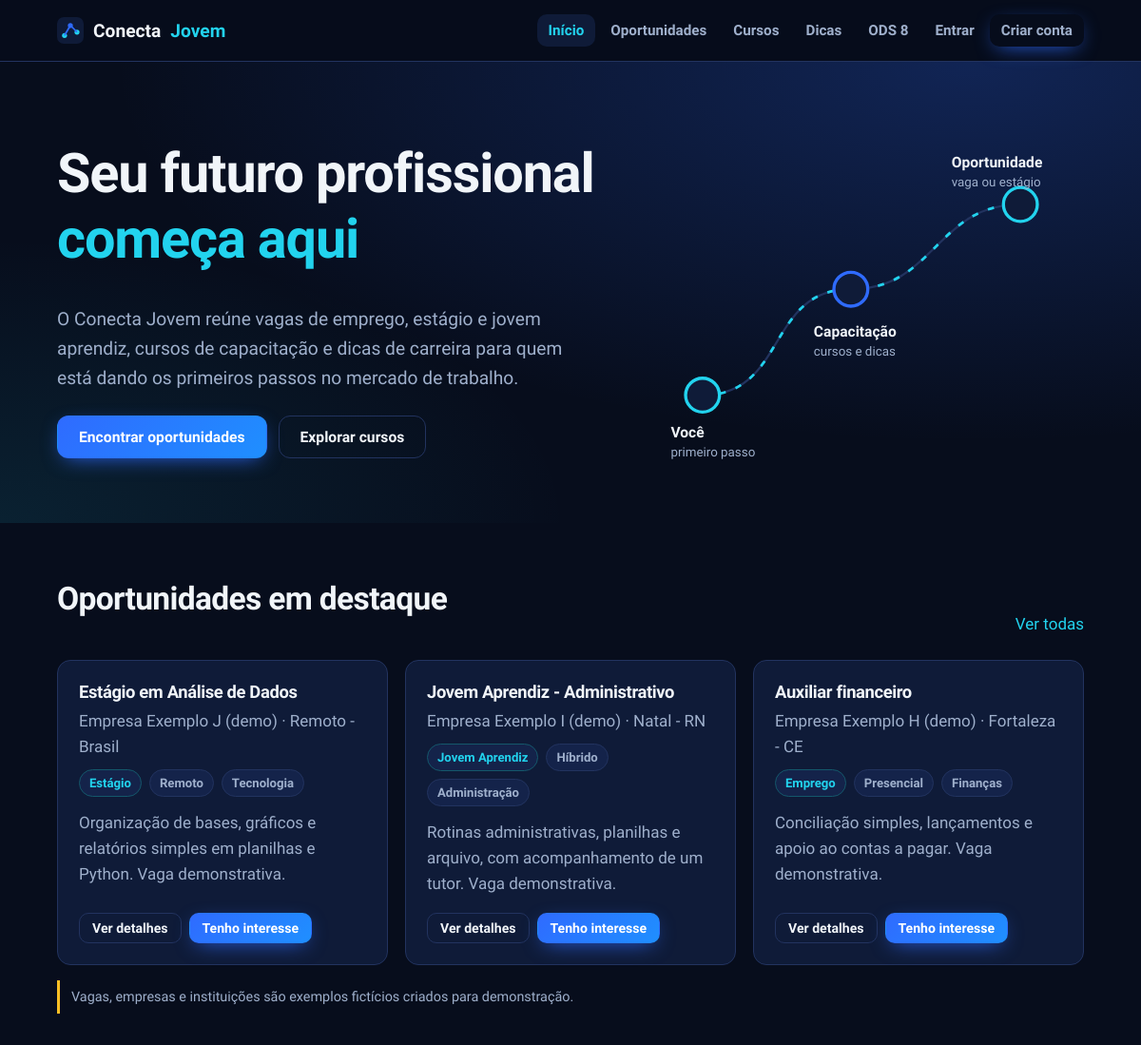
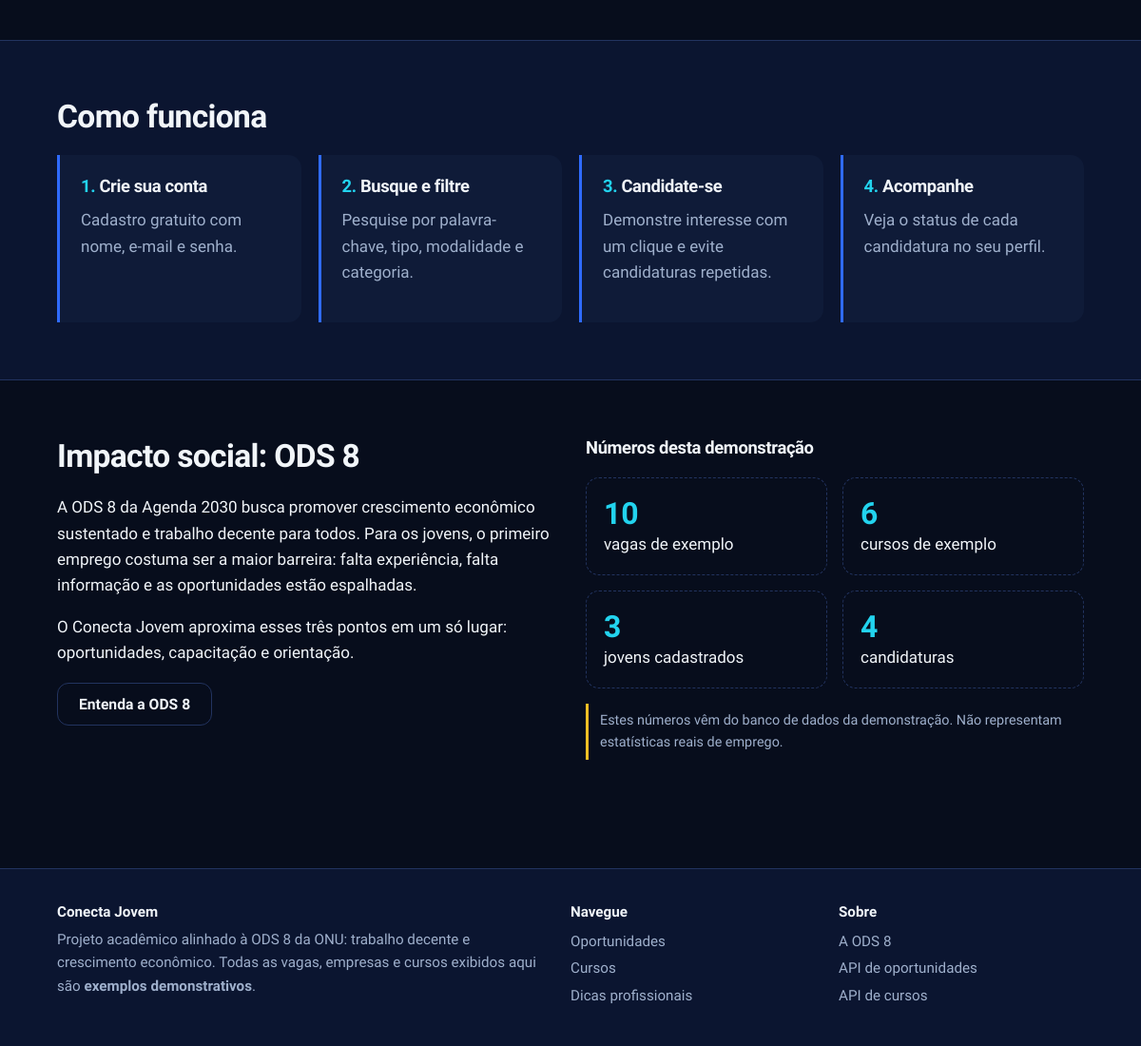
The page / on the database its author committed (2 pictures, top to bottom).
### models.py (models this page shows, shortened)
class Oportunidade(db.Model):
    __tablename__ = "oportunidades"
    id = db.Column(db.Integer, primary_key=True)
    titulo = db.Column(db.String(150), nullable=False)
    empresa = db.Column(db.String(120), nullable=False)
    descricao = db.Column(db.Text, nullable=False)
    categoria = db.Column(db.String(60), nullable=False)
    modalidade = db.Column(db.String(20), nullable=False)
    localizacao = db.Column(db.String(100), nullable=False)
    tipo = db.Column(db.String(20), nullable=False)
    ativa = db.Column(db.Boolean, nullable=False, default=True)
    data_criacao = db.Column(db.DateTime, nullable=False, default=datetime.utcnow)
    candidaturas = db.relationship(
        "Candidatura", back_populates="oportunidade", cascade="all, delete-orphan"
    )

### app.py (the view)
    @app.get("/")
    def inicio():
        destaques = Oportunidade.query.filter_by(ativa=True).order_by(Oportunidade.data_criacao.desc(), Oportunidade.id.desc()).limit(3).all()
        numeros = dict(vagas=Oportunidade.query.filter_by(ativa=True).count(), cursos=Curso.query.count(),
                       jovens=Usuario.query.filter_by(tipo="comum").count(), candidaturas=Candidatura.query.count())
        return render_template("index.html", destaques=destaques, numeros=numeros)

### templates/index.html (shortened to what this page needs)
{% extends "base.html" %}
{% from "_macros.html" import card_oportunidade with context %}
{% block conteudo %}
<section class="hero"><div class="wrap">
  <div>
    <h1>Seu futuro profissional <span>começa aqui</span></h1>
    <p class="lead">O Conecta Jovem reúne vagas de emprego, estágio e jovem aprendiz, cursos de capacitação e dicas de carreira para quem está dando os primeiros passos no mercado de trabalho.</p>
    <div class="acoes">
      <a class="btn btn-pri" href="{{ url_for('oportunidades') }}">Encontrar oportunidades</a>
      <a class="btn btn-sec" href="{{ url_for('cursos') }}">Explorar cursos</a>
    </div>
  </div>
  <svg class="trilha" viewBox="0 0 420 320" role="img" aria-label="Trilha: você, capacitação, oportunidade">
    <text x="30" y="290">Você</text><text class="sub" x="30" y="308">primeiro passo</text>
    <text x="165" y="195">Capacitação</text><text class="sub" x="165" y="213">cursos e dicas</text>
    <text x="295" y="35">Oportunidade</text><text class="sub" x="295" y="53">vaga ou estágio</text>
  </svg>
</div></section>
<section class="bloco"><div class="wrap">
  <div class="cab"><h2>Oportunidades em destaque</h2><a href="{{ url_for('oportunidades') }}">Ver todas</a></div>
  {% if destaques %}<div class="grade">{% for o in destaques %}{{ card_oportunidade(o) }}{% endfor %}</div>
  {% else %}<div class="vazio">Nenhuma oportunidade cadastrada ainda.</div>{% endif %}
  <p class="aviso">Vagas, empresas e instituições são exemplos fictícios criados para demonstração.</p>
</div></section>
<section class="bloco alt"><div class="wrap">
  <h2>Como funciona</h2>
  <div class="passos">
    <div class="passo"><h3>Crie sua conta</h3><p class="mut">Cadastro gratuito com nome, e-mail e senha.</p></div>
    <div class="passo"><h3>Busque e filtre</h3><p class="mut">Pesquise por palavra-chave, tipo, modalidade e categoria.</p></div>
    <div class="passo"><h3>Candidate-se</h3><p class="mut">Demonstre interesse com um clique e evite candidaturas repetidas.</p></div>
    <div class="passo"><h3>Acompanhe</h3><p class="mut">Veja o status de cada candidatura no seu perfil.</p></div>
  </div>
</div></section>
<section class="bloco"><div class="wrap duas">
  <div>
    <h2>Impacto social: ODS 8</h2>
    <p>A ODS 8 da Agenda 2030 busca promover crescimento econômico sustentado e trabalho decente para todos. Para os jovens, o primeiro emprego costuma ser a maior barreira: falta experiência, falta informação e as oportunidades estão espalhadas.</p>
    <p>O Conecta Jovem aproxima esses três pontos em um só lugar: oportunidades, capacitação e orientação.</p>
    <a class="btn btn-sec" href="{{ url_for('ods') }}">Entenda a ODS 8</a>
  </div>
  <div>
    <h3>Números desta demonstração</h3>
    <div class="numeros">
      <div class="numero"><strong>{{ numeros.vagas }}</strong>vagas de exemplo</div>
      <div class="numero"><strong>{{ numeros.cursos }}</strong>cursos de exemplo</div>
      <div class="numero"><strong>{{ numeros.jovens }}</strong>jovens cadastrados</div>
      <div class="numero"><strong>{{ numeros.candidaturas }}</strong>candidaturas</div>
    </div>
    <p class="aviso">Estes números vêm do banco de dados da demonstração. Não representam estatísticas reais de emprego.</p>
  </div>
</div></section>
{% endblock %}

### templates/_macros.html (shortened to what this page needs)
{% macro card_oportunidade(o, candidatadas=()) %}
<article class="card" style="display:flex;flex-direction:column">
  <h3>{{ o.titulo }}</h3>
  <div class="mut">{{ o.empresa }} · {{ o.localizacao }}</div>
  <div class="meta"><span class="tag tipo">{{ o.tipo }}</span><span class="tag">{{ o.modalidade }}</span><span class="tag">{{ o.categoria }}</span></div>
  <p class="mut">{{ o.descricao|truncate(120) }}</p>
  <div class="rodape">
    <a class="btn btn-sec btn-sm" href="{{ url_for('oportunidade_detalhe', oid=o.id) }}">Ver detalhes</a>
    {% if o.id in candidatadas %}<span class="tag ok" style="align-self:center">Candidatura enviada</span>
    {% else %}
    <form method="post" action="{{ url_for('candidatar', oid=o.id) }}"><input type="hidden" name="csrf_token" value="{{ csrf_token }}"><button class="btn btn-pri btn-sm" type="submit">Tenho interesse</button></form>
    {% endif %}
  </div>
</article>
{% endmacro %}

### static/css/style.css (style rules this page uses)
:root { --bg:#070d1c; --bg2:#0b1530; --surf:#0f1b38; --surf2:#14234a; --line:#22335f; --blue:#2f6bff; --cyan:#22d3ee; --txt:#f1f5f9; --mut:#9fb0cc; --ok:#34d399; --err:#fb7185; --warn:#fbbf24; --r:14px; --fh:'Sora',system-ui,sans-serif; --fb:'Source Sans 3',system-ui,sans-serif; }
* { box-sizing:border-box }
html { scroll-behavior:smooth }
body { margin:0;background:var(--bg);color:var(--txt);font:17px/1.6 var(--fb);min-height:100vh;display:flex;flex-direction:column }
a { color:var(--cyan);text-decoration:none }
h1,h2,h3 { font-family:var(--fh);line-height:1.2;margin:0 0 .6em;letter-spacing:-.02em }
h1 { font-size:clamp(2.1rem,5vw,3.6rem) }
h2 { font-size:clamp(1.5rem,3vw,2.1rem) }
h3 { font-size:1.15rem }
p { margin:0 0 1em }
.wrap { max-width:1120px;margin:0 auto;padding:0 20px }
.mut { color:var(--mut) }
.btn { display:inline-flex;align-items:center;justify-content:center;gap:8px;padding:12px 22px;border-radius:12px;border:1px solid transparent;font:700 .98rem var(--fb);cursor:pointer;transition:transform .15s,box-shadow .2s,background .2s,border-color .2s;text-decoration:none!important;color:#fff }
.btn-pri { background:linear-gradient(135deg,var(--blue),#1f8fff);box-shadow:0 6px 22px -8px var(--blue) }
.btn-sec { background:transparent;border-color:var(--line);color:var(--txt) }
.btn-sm { padding:7px 13px;font-size:.88rem;border-radius:10px }
.hero { padding:72px 0 56px;background:radial-gradient(900px 400px at 85% 0,rgba(47,107,255,.25),transparent),radial-gradient(600px 300px at 0 100%,rgba(34,211,238,.10),transparent) }
.hero .wrap { display:grid;grid-template-columns:1.1fr .9fr;gap:40px;align-items:center }
.hero h1 span { display:block;color:var(--cyan) }
.hero p.lead { font-size:1.2rem;color:var(--mut);max-width:34em }
.acoes { display:flex;gap:12px;flex-wrap:wrap;margin-top:24px }
.trilha { width:100%;height:auto }
.trilha text { fill:var(--txt);font:600 14px var(--fh) }
.trilha .sub { fill:var(--mut);font:400 12px var(--fb) }
section.bloco { padding:60px 0 }
section.alt { background:var(--bg2);border-block:1px solid var(--line) }
.cab { display:flex;justify-content:space-between;align-items:end;gap:16px;margin-bottom:24px;flex-wrap:wrap }
.grade { display:grid;gap:18px;grid-template-columns:repeat(auto-fill,minmax(290px,1fr)) }
.card { background:var(--surf);border:1px solid var(--line);border-radius:var(--r);padding:22px;transition:border-color .2s,transform .2s }
.card h3 { margin-bottom:.3em }
.meta { display:flex;flex-wrap:wrap;gap:8px;margin:10px 0 14px }
.tag { font-size:.82rem;font-weight:600;padding:3px 10px;border-radius:999px;background:var(--surf2);border:1px solid var(--line);color:var(--mut) }
.tag.tipo { color:var(--cyan);border-color:#14586b }
.card .rodape { display:flex;gap:8px;flex-wrap:wrap;margin-top:auto }
.passos { display:grid;gap:18px;grid-template-columns:repeat(auto-fit,minmax(230px,1fr));counter-reset:p }
.passo { position:relative;padding:22px 22px 22px 22px;border-left:3px solid var(--blue);background:var(--surf);border-radius:0 var(--r) var(--r) 0;counter-increment:p }
.passo h3::before { content:counter(p) ". ";color:var(--cyan) }
.numeros { display:grid;grid-template-columns:repeat(auto-fit,minmax(170px,1fr));gap:16px;margin-top:20px }
.numero { padding:18px;border:1px dashed var(--line);border-radius:var(--r) }
.numero strong { display:block;font:700 2rem var(--fh);color:var(--cyan) }
.aviso { font-size:.9rem;color:var(--mut);border-left:3px solid var(--warn);padding:6px 12px;margin-top:16px }
.duas { display:grid;grid-template-columns:1fr 1fr;gap:32px;align-items:start }

### rows shown on the page
Oportunidade: titulo "Estágio em Análise de Dados", empresa "Empresa Exemplo J (demo)", localizacao "Remoto - Brasil", tipo "Estágio", modalidade "Remoto", categoria "Tecnologia", descricao "Organização de bases, gráficos e relatórios simples em planilhas e Python. Vaga demonstrativa."
Oportunidade: titulo "Jovem Aprendiz - Administrativo", empresa "Empresa Exemplo I (demo)", localizacao "Natal - RN", tipo "Jovem Aprendiz", modalidade "Híbrido", categoria "Administração", descricao "Rotinas administrativas, planilhas e arquivo, com acompanhamento de um tutor. Vaga demonstrativa."
Oportunidade: titulo "Auxiliar financeiro", empresa "Empresa Exemplo H (demo)", localizacao "Fortaleza - CE", tipo "Emprego", modalidade "Presencial", categoria "Finanças", descricao "Conciliação simples, lançamentos e apoio ao contas a pagar. Vaga demonstrativa."

### other values the page prints
{{ numeros.vagas }} "10"
{{ numeros.cursos }} "6"
{{ numeros.jovens }} "3"
{{ numeros.candidaturas }} "4"
